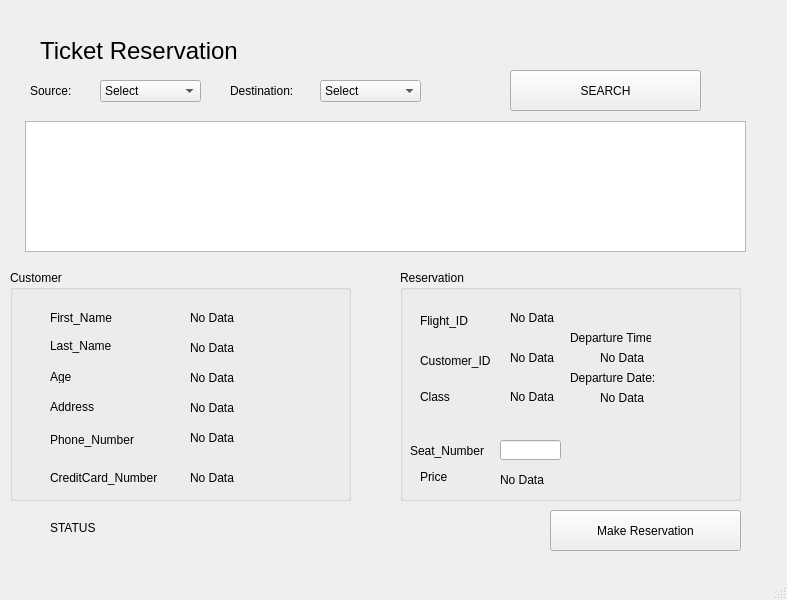
<?xml version="1.0" encoding="UTF-8"?>
<ui version="4.0">
 <class>Ticket</class>
 <widget class="QMainWindow" name="Ticket">
  <property name="geometry">
   <rect>
    <x>0</x>
    <y>0</y>
    <width>787</width>
    <height>600</height>
   </rect>
  </property>
  <property name="minimumSize">
   <size>
    <width>787</width>
    <height>600</height>
   </size>
  </property>
  <property name="maximumSize">
   <size>
    <width>787</width>
    <height>600</height>
   </size>
  </property>
  <property name="windowTitle">
   <string>Ticket Reservation</string>
  </property>
  <property name="styleSheet">
   <string notr="true">QMainWindow{
image: url(:/new/prefix1/cloudsss.jpg);
}</string>
  </property>
  <widget class="QWidget" name="centralwidget">
   <widget class="QLabel" name="label">
    <property name="geometry">
     <rect>
      <x>40</x>
      <y>20</y>
      <width>281</width>
      <height>61</height>
     </rect>
    </property>
    <property name="font">
     <font>
      <pointsize>18</pointsize>
     </font>
    </property>
    <property name="text">
     <string>Ticket Reservation</string>
    </property>
   </widget>
   <widget class="QLabel" name="label_4">
    <property name="geometry">
     <rect>
      <x>50</x>
      <y>310</y>
      <width>111</width>
      <height>16</height>
     </rect>
    </property>
    <property name="text">
     <string>First_Name</string>
    </property>
   </widget>
   <widget class="QLabel" name="label_5">
    <property name="geometry">
     <rect>
      <x>50</x>
      <y>330</y>
      <width>131</width>
      <height>31</height>
     </rect>
    </property>
    <property name="text">
     <string>Last_Name</string>
    </property>
   </widget>
   <widget class="QLabel" name="label_6">
    <property name="geometry">
     <rect>
      <x>30</x>
      <y>70</y>
      <width>71</width>
      <height>41</height>
     </rect>
    </property>
    <property name="text">
     <string>Source:</string>
    </property>
   </widget>
   <widget class="QLabel" name="label_7">
    <property name="geometry">
     <rect>
      <x>230</x>
      <y>80</y>
      <width>81</width>
      <height>21</height>
     </rect>
    </property>
    <property name="text">
     <string>Destination:</string>
    </property>
   </widget>
   <widget class="QComboBox" name="comboBox">
    <property name="geometry">
     <rect>
      <x>100</x>
      <y>80</y>
      <width>101</width>
      <height>22</height>
     </rect>
    </property>
    <property name="accessibleName">
     <string/>
    </property>
    <property name="autoFillBackground">
     <bool>false</bool>
    </property>
    <property name="inputMethodHints">
     <set>Qt::ImhNone</set>
    </property>
    <property name="editable">
     <bool>false</bool>
    </property>
    <property name="currentText">
     <string>Select</string>
    </property>
    <item>
     <property name="text">
      <string>Select</string>
     </property>
    </item>
   </widget>
   <widget class="QLabel" name="label_8">
    <property name="geometry">
     <rect>
      <x>50</x>
      <y>400</y>
      <width>47</width>
      <height>13</height>
     </rect>
    </property>
    <property name="text">
     <string>Address</string>
    </property>
   </widget>
   <widget class="QLabel" name="label_9">
    <property name="geometry">
     <rect>
      <x>50</x>
      <y>430</y>
      <width>91</width>
      <height>20</height>
     </rect>
    </property>
    <property name="text">
     <string>Phone_Number</string>
    </property>
   </widget>
   <widget class="QLabel" name="label_10">
    <property name="geometry">
     <rect>
      <x>50</x>
      <y>370</y>
      <width>47</width>
      <height>13</height>
     </rect>
    </property>
    <property name="text">
     <string>Age</string>
    </property>
   </widget>
   <widget class="QLabel" name="label_11">
    <property name="geometry">
     <rect>
      <x>50</x>
      <y>470</y>
      <width>111</width>
      <height>16</height>
     </rect>
    </property>
    <property name="text">
     <string>CreditCard_Number</string>
    </property>
   </widget>
   <widget class="QGroupBox" name="groupBox">
    <property name="geometry">
     <rect>
      <x>10</x>
      <y>270</y>
      <width>341</width>
      <height>231</height>
     </rect>
    </property>
    <property name="title">
     <string>Customer</string>
    </property>
    <widget class="QLabel" name="label_">
     <property name="geometry">
      <rect>
       <x>180</x>
       <y>40</y>
       <width>121</width>
       <height>16</height>
      </rect>
     </property>
     <property name="text">
      <string>No Data</string>
     </property>
    </widget>
    <widget class="QLabel" name="label_3">
     <property name="geometry">
      <rect>
       <x>180</x>
       <y>70</y>
       <width>121</width>
       <height>16</height>
      </rect>
     </property>
     <property name="text">
      <string>No Data</string>
     </property>
    </widget>
    <widget class="QLabel" name="label_15">
     <property name="geometry">
      <rect>
       <x>180</x>
       <y>100</y>
       <width>111</width>
       <height>16</height>
      </rect>
     </property>
     <property name="text">
      <string>No Data</string>
     </property>
    </widget>
    <widget class="QLabel" name="label_16">
     <property name="geometry">
      <rect>
       <x>180</x>
       <y>130</y>
       <width>131</width>
       <height>16</height>
      </rect>
     </property>
     <property name="text">
      <string>No Data</string>
     </property>
    </widget>
    <widget class="QLabel" name="label_17">
     <property name="geometry">
      <rect>
       <x>180</x>
       <y>160</y>
       <width>121</width>
       <height>16</height>
      </rect>
     </property>
     <property name="text">
      <string>No Data</string>
     </property>
    </widget>
    <widget class="QLabel" name="label_18">
     <property name="geometry">
      <rect>
       <x>180</x>
       <y>200</y>
       <width>111</width>
       <height>16</height>
      </rect>
     </property>
     <property name="text">
      <string>No Data</string>
     </property>
    </widget>
   </widget>
   <widget class="QGroupBox" name="groupBox_2">
    <property name="geometry">
     <rect>
      <x>400</x>
      <y>270</y>
      <width>341</width>
      <height>231</height>
     </rect>
    </property>
    <property name="title">
     <string>Reservation</string>
    </property>
    <widget class="QLabel" name="label_19">
     <property name="geometry">
      <rect>
       <x>110</x>
       <y>40</y>
       <width>131</width>
       <height>16</height>
      </rect>
     </property>
     <property name="text">
      <string>No Data</string>
     </property>
    </widget>
    <widget class="QLabel" name="label_20">
     <property name="geometry">
      <rect>
       <x>110</x>
       <y>80</y>
       <width>141</width>
       <height>16</height>
      </rect>
     </property>
     <property name="text">
      <string>No Data</string>
     </property>
    </widget>
    <widget class="QLabel" name="label_14">
     <property name="geometry">
      <rect>
       <x>10</x>
       <y>170</y>
       <width>81</width>
       <height>21</height>
      </rect>
     </property>
     <property name="text">
      <string>Seat_Number</string>
     </property>
    </widget>
    <widget class="QLabel" name="label_23">
     <property name="geometry">
      <rect>
       <x>20</x>
       <y>80</y>
       <width>81</width>
       <height>21</height>
      </rect>
     </property>
     <property name="text">
      <string>Customer_ID</string>
     </property>
    </widget>
    <widget class="QLabel" name="label_13">
     <property name="geometry">
      <rect>
       <x>20</x>
       <y>40</y>
       <width>71</width>
       <height>21</height>
      </rect>
     </property>
     <property name="text">
      <string>Flight_ID</string>
     </property>
    </widget>
    <widget class="QLabel" name="label_2">
     <property name="geometry">
      <rect>
       <x>20</x>
       <y>120</y>
       <width>47</width>
       <height>13</height>
      </rect>
     </property>
     <property name="text">
      <string>Class</string>
     </property>
    </widget>
    <widget class="QLabel" name="label_12">
     <property name="geometry">
      <rect>
       <x>110</x>
       <y>120</y>
       <width>47</width>
       <height>13</height>
      </rect>
     </property>
     <property name="text">
      <string>No Data</string>
     </property>
    </widget>
    <widget class="QLineEdit" name="lineEdit">
     <property name="geometry">
      <rect>
       <x>100</x>
       <y>170</y>
       <width>61</width>
       <height>20</height>
      </rect>
     </property>
    </widget>
    <widget class="QLabel" name="label_21">
     <property name="geometry">
      <rect>
       <x>170</x>
       <y>60</y>
       <width>81</width>
       <height>16</height>
      </rect>
     </property>
     <property name="text">
      <string>Departure Time:</string>
     </property>
    </widget>
    <widget class="QLabel" name="label_22">
     <property name="geometry">
      <rect>
       <x>170</x>
       <y>100</y>
       <width>91</width>
       <height>16</height>
      </rect>
     </property>
     <property name="text">
      <string>Departure Date:</string>
     </property>
    </widget>
    <widget class="QLabel" name="label_24">
     <property name="geometry">
      <rect>
       <x>200</x>
       <y>80</y>
       <width>101</width>
       <height>16</height>
      </rect>
     </property>
     <property name="text">
      <string>No Data</string>
     </property>
    </widget>
    <widget class="QLabel" name="label_25">
     <property name="geometry">
      <rect>
       <x>200</x>
       <y>120</y>
       <width>111</width>
       <height>16</height>
      </rect>
     </property>
     <property name="text">
      <string>No Data</string>
     </property>
    </widget>
    <widget class="QLabel" name="label_27">
     <property name="geometry">
      <rect>
       <x>20</x>
       <y>200</y>
       <width>47</width>
       <height>13</height>
      </rect>
     </property>
     <property name="text">
      <string>Price</string>
     </property>
    </widget>
    <widget class="QLabel" name="label_28">
     <property name="geometry">
      <rect>
       <x>100</x>
       <y>200</y>
       <width>61</width>
       <height>20</height>
      </rect>
     </property>
     <property name="text">
      <string>No Data</string>
     </property>
    </widget>
   </widget>
   <widget class="QComboBox" name="comboBox_2">
    <property name="geometry">
     <rect>
      <x>320</x>
      <y>80</y>
      <width>101</width>
      <height>22</height>
     </rect>
    </property>
    <item>
     <property name="text">
      <string>Select</string>
     </property>
    </item>
   </widget>
   <widget class="QTableView" name="tableView">
    <property name="geometry">
     <rect>
      <x>25</x>
      <y>121</y>
      <width>721</width>
      <height>131</height>
     </rect>
    </property>
   </widget>
   <widget class="QPushButton" name="pushButton_2">
    <property name="geometry">
     <rect>
      <x>510</x>
      <y>70</y>
      <width>191</width>
      <height>41</height>
     </rect>
    </property>
    <property name="text">
     <string>SEARCH</string>
    </property>
   </widget>
   <widget class="QPushButton" name="pushButton">
    <property name="geometry">
     <rect>
      <x>550</x>
      <y>510</y>
      <width>191</width>
      <height>41</height>
     </rect>
    </property>
    <property name="text">
     <string>Make Reservation</string>
    </property>
   </widget>
   <widget class="QLabel" name="label_26">
    <property name="geometry">
     <rect>
      <x>50</x>
      <y>520</y>
      <width>261</width>
      <height>16</height>
     </rect>
    </property>
    <property name="text">
     <string>STATUS</string>
    </property>
   </widget>
   <zorder>groupBox_2</zorder>
   <zorder>groupBox</zorder>
   <zorder>label</zorder>
   <zorder>label_4</zorder>
   <zorder>label_5</zorder>
   <zorder>label_6</zorder>
   <zorder>label_7</zorder>
   <zorder>comboBox</zorder>
   <zorder>label_8</zorder>
   <zorder>label_9</zorder>
   <zorder>label_10</zorder>
   <zorder>label_11</zorder>
   <zorder>comboBox_2</zorder>
   <zorder>tableView</zorder>
   <zorder>pushButton_2</zorder>
   <zorder>pushButton</zorder>
   <zorder>label_26</zorder>
  </widget>
  <widget class="QMenuBar" name="menubar">
   <property name="geometry">
    <rect>
     <x>0</x>
     <y>0</y>
     <width>787</width>
     <height>21</height>
    </rect>
   </property>
  </widget>
  <widget class="QStatusBar" name="statusbar"/>
 </widget>
 <resources/>
 <connections/>
</ui>
